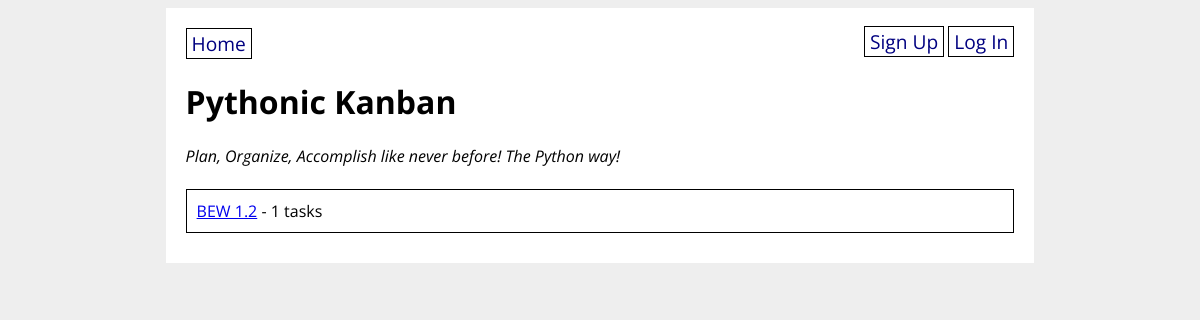
Before: / with the older database file.
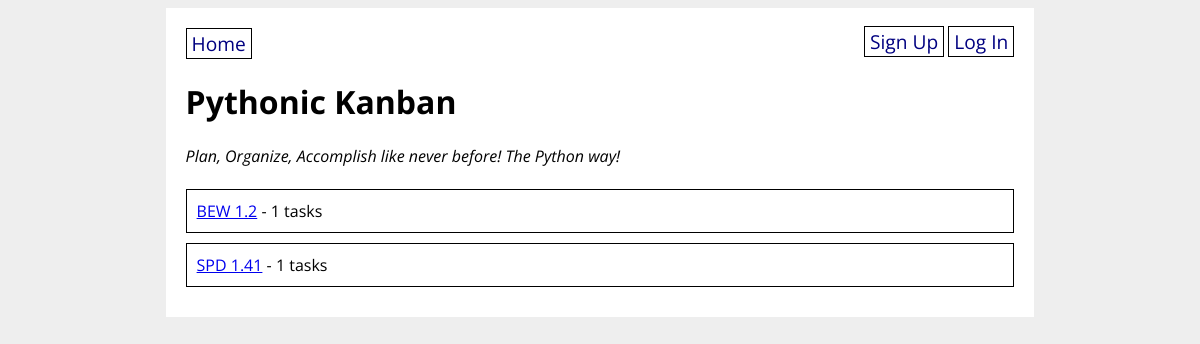
After: the same page with the newer database file.
### final_app/models.py (models this page shows, shortened)
class Sprint(db.Model):
    id = db.Column(db.Integer, primary_key=True)
    name = db.Column(db.String(40), nullable=False)
    tasks = db.relationship("Task", back_populates="sprint")
    created_by_id = db.Column(db.Integer, db.ForeignKey("user.id"))
    created_by = db.relationship("User")

### final_app/main/routes.py (the view)
@main.route("/")
def homepage():
    sprints = Sprint.query.all()
    return render_template("home.html", sprints=sprints)

### final_app/templates/home.html
{% extends "base.html" %}
{% block content %}
<h1>Pythonic Kanban</h1>
<i>Plan, Organize, Accomplish like never before! The Python way!</i>
<br><br>
{% for sprint in sprints %}
<div class="store">
  <a href="/sprint/{{ sprint.id }}">{{ sprint.name }}</a> - {{ sprint.tasks|length }} tasks
</div>
{% endfor %}
{% endblock %}

### final_app/templates/base.html (shortened to what this page needs)
<!DOCTYPE html>
<html>
<head>
  <link rel="stylesheet" href="/static/style.css">
</head>
<body>
  <div id="content">
    <nav>
      <a href="/">Home</a>
      <div>
        {% if current_user.is_authenticated %}
        <a href="/create_task">Create Task</a>
        <a href="/create_sprint">Create Sprint</a>
        <a href="/logout">Log Out</a>
        {% else %}
        <a href="/signup">Sign Up</a>
        <a href="/login">Log In</a>
        {% endif %}
      </div>
    </nav>
    {% block content %}{% endblock %}
  </div>
</body>
</html>

### final_app/static/style.css (style rules this page uses)
body { display: flex; flex-direction: column; align-items: center; background-color: #eee; font-family: "Open Sans", sans-serif; }
#content { width: 70%; background-color: white; padding: 20px; }
nav { width: 100%; display: flex; flex-direction: row; justify-content: space-between; }
nav a { color: navy; text-decoration: none; border: 1px solid black; padding: 1px 5px; font-size: 1.2em; }
div.store { border: 1px solid black; padding: 10px; margin-bottom: 10px; }

Changed rows visible on the page:
added Sprint: name "SPD 1.41", tasks|length "1"
